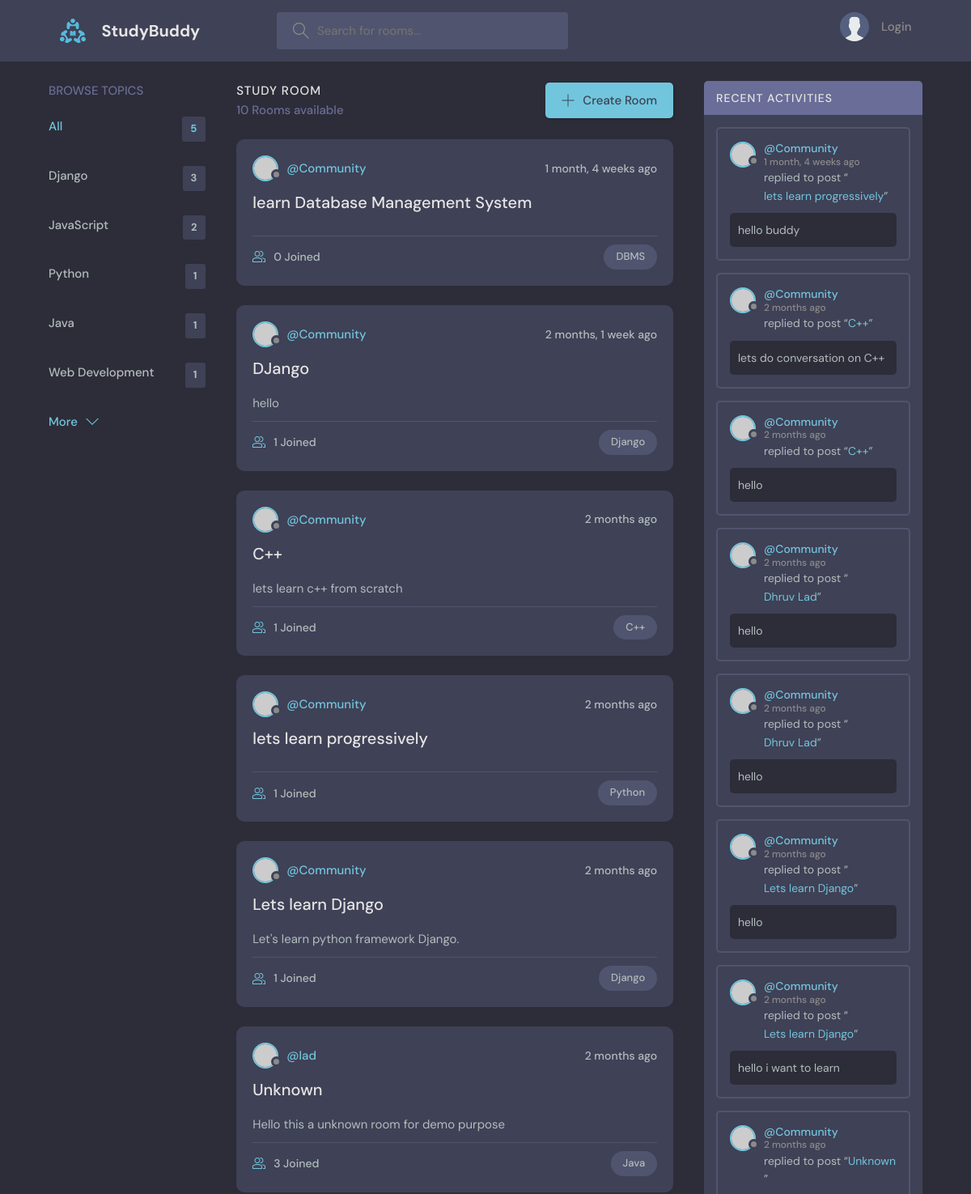
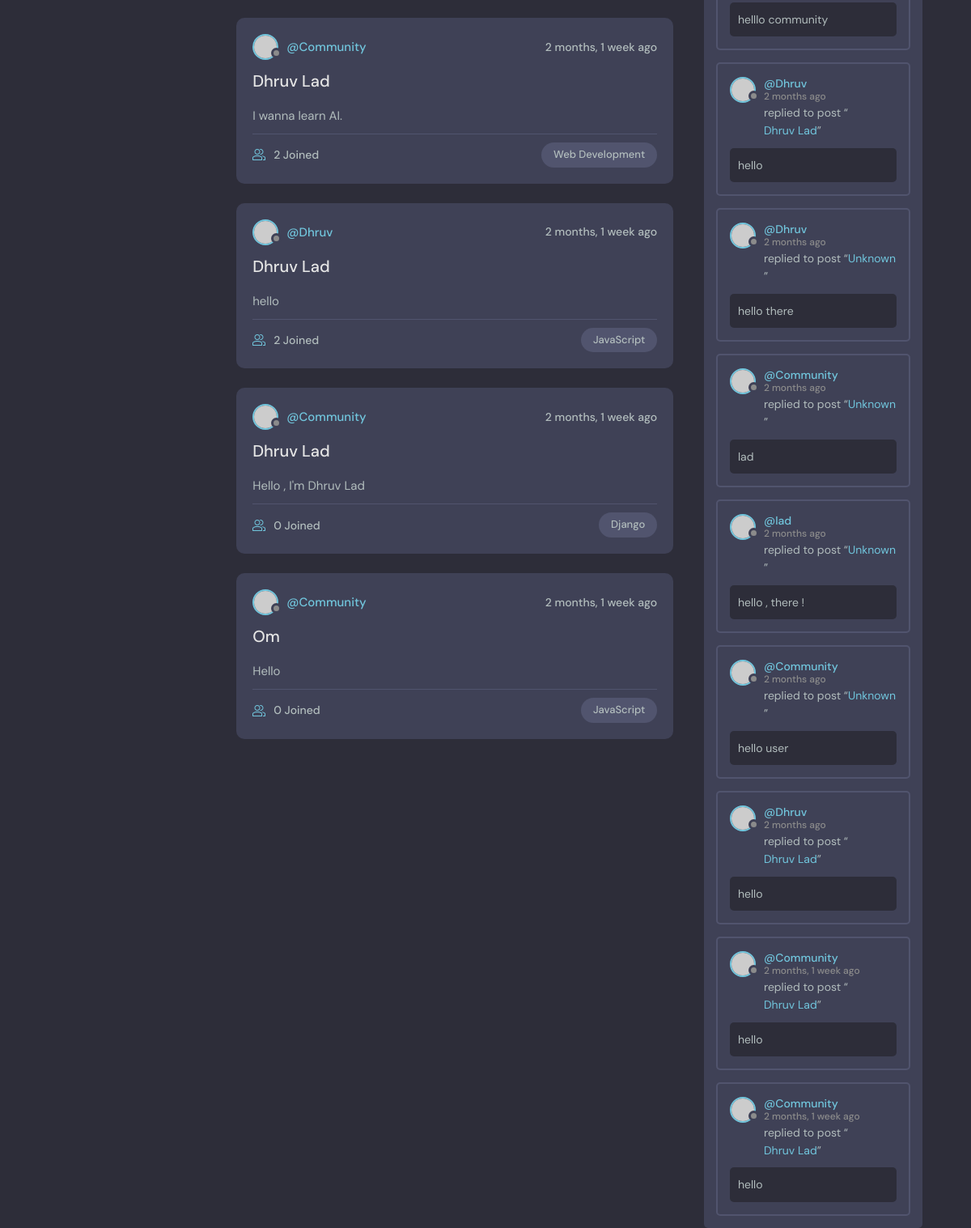
The page / on the database its author committed (2 pictures, top to bottom).
### CommunityApp/models.py (models this page shows, shortened)
class Topic(models.Model):
    name = models.CharField(max_length = 200)

class Room(models.Model):
    host = models.ForeignKey(User, on_delete=models.SET_NULL, null = True)
    topic = models.ForeignKey(Topic, on_delete=models.SET_NULL, null = True)
    name = models.CharField(max_length = 200)
    description = models.TextField(null = True, blank = True)
    participants = models.ManyToManyField(User, related_name= "participants", blank=True)
    updated = models.DateTimeField(auto_now = True)
    created  = models.DateTimeField(auto_now_add = True)
    class Meta:
        ordering = ['-updated', '-created']

class Message(models.Model):
    user = models.ForeignKey(User, on_delete=models.CASCADE)
    room = models.ForeignKey(Room, on_delete=models.CASCADE)
    body = models.TextField()
    updated = models.DateTimeField(auto_now = True)
    created  = models.DateTimeField(auto_now_add = True)
    class Meta:
        ordering = ['-updated', '-created']

### CommunityApp/views.py (the view)
# urls.py: 2. Add a URL to urlpatterns:  path('', views.home, name='home')
def home(request):
    q = request.GET.get('q') if request.GET.get('q') != None else ''
    rooms = Room.objects.filter(
        Q(topic__name__icontains=q) |
        Q(name__icontains=q) |
        Q(description__icontains=q)
    )
    topics = Topic.objects.all()[0:5]
    room_count = rooms.count()
    room_messages = Message.objects.filter(Q(room__name__icontains = q))
    context = {"rooms": rooms, 'topics': topics, 'room_count': room_count, 'room_messages': room_messages}
    return render(request, 'CommunityApp/home.html', context=context)

### CommunityApp/templates/CommunityApp/home.html (shortened to what this page needs)
{% extends 'main.html' %}
{% block content %}
<main class="layout layout--3">
  <div class="container">
    {% include 'CommunityApp/topic_component.html' %}
    <div class="roomList">
      <div class="roomList__header">
        <div>
          <h2>Study Room</h2>
          <p>{{room_count}} Rooms available</p>
        </div>
        <a class="btn btn--main" href="{% url 'create-room' %}">
          <svg
            version="1.1"
            xmlns="http://www.w3.org/2000/svg"
            width="32"
            height="32"
            viewBox="0 0 32 32"
          >
            <title>add</title>
            <path
              d="M16.943 0.943h-1.885v14.115h-14.115v1.885h14.115v14.115h1.885v-14.115h14.115v-1.885h-14.115v-14.115z"
            ></path>
          </svg>
          Create Room
        </a>
      </div>
      {% include 'CommunityApp/feed_component.html' %}
    </div>
    {% include 'CommunityApp/activity_component.html' %}
  </div>
</main>
{% endblock %}

### CommunityApp/templates/CommunityApp/topic_component.html
<div class="topics">
  <div class="topics__header">
    <h2>Browse Topics</h2>
  </div>
  <ul class="topics__list">
    <li>
      <a href="{% url 'home' %}" class="active">All <span>{{topics.count}}</span></a>
    </li>
    {% for topic in topics %}
    <li>
      <a href="{% url 'home' %}?q={{topic.name}}">{{topic.name}} <span>{{topic.room_set.all.count}}</span></a>
    </li>
    {% endfor %}
  </ul>
  <a class="btn btn--link" href="{% url 'topics' %}">
    More
    <svg
      version="1.1"
      xmlns="http://www.w3.org/2000/svg"
      width="32"
      height="32"
      viewBox="0 0 32 32"
    >
      <title>chevron-down</title>
      <path d="M16 21l-13-13h-3l16 16 16-16h-3l-13 13z"></path>
    </svg>
  </a>
</div>

### CommunityApp/templates/CommunityApp/feed_component.html (shortened to what this page needs)
{% for room in rooms %}
<div class="roomListRoom">
  <div class="roomListRoom__header">
    <a href="{% url 'user-profile' room.host.id %}" class="roomListRoom__author">
      <div class="avatar avatar--small">
        <img src="https://randomuser.me/api/portraits/women/11.jpg" />
      </div>
      <span>@{{room.host.username}}</span>
    </a>
    <div class="roomListRoom__actions">
      <span>{{room.created|timesince}} ago</span>
    </div>
  </div>
  <div class="roomListRoom__content">
    <a href="{% url 'room' room.id %}">{{room.name}}</a>
    <p>
      {{room.description}}
    </p>
  </div>
  <div class="roomListRoom__meta">
    <a href="{% url 'room' room.id %}" class="roomListRoom__joined">
      {{room.participants.all.count}} Joined
    </a>
    <p class="roomListRoom__topic">{{room.topic.name}}</p>
  </div>
</div>
{% endfor %}

### CommunityApp/templates/CommunityApp/activity_component.html (shortened to what this page needs)
<div class="activities">
  <div class="activities__header">
    <h2>Recent Activities</h2>
  </div>
  {% for message in room_messages %}
  <div class="activities__box">
    <div class="activities__boxHeader roomListRoom__header">
      <a href="{% url 'user-profile' message.user.id %}" class="roomListRoom__author">
        <div class="avatar avatar--small">
          <img src="https://randomuser.me/api/portraits/women/11.jpg" />
        </div>
        <p>
          @{{message.user}}
          <span>{{message.created|timesince}} ago</span>
        </p>
      </a>
    </div>
    <div class="activities__boxContent">
      <p>
        replied to post “<a href="{% url 'room' message.room.id %}">{{message.room.name}}</a
        >”
      </p>
      <div class="activities__boxRoomContent">
        {{message.body}}
      </div>
    </div>
  </div>
  {% endfor %}
</div>

### rows shown on the page
Topic: name "Django", room_set.all.count "3"
Topic: name "JavaScript", room_set.all.count "2"
Topic: name "Python", room_set.all.count "1"
Topic: name "Java", room_set.all.count "1"
Topic: name "Web Development", room_set.all.count "1"
Room: host.username "Community", created "1 month, 4 weeks", name "learn Database Management System", participants.all.count "0", topic.name "DBMS"
Room: host.username "Community", created "2 months, 1 week", name "DJango", description "hello", participants.all.count "1", topic.name "Django"
Room: host.username "Community", created "2 months", name "C++", description "lets learn c++ from scratch", participants.all.count "1", topic.name "C++"
Room: host.username "Community", created "2 months", name "lets learn progressively", participants.all.count "1", topic.name "Python"
Room: host.username "Community", created "2 months", name "Lets learn Django", description "Let's learn python framework Django.", participants.all.count "1", topic.name "Django"
Room: host.username "lad", created "2 months", name "Unknown", description "Hello this a unknown room for demo purpose", participants.all.count "3", topic.name "Java"
Room: host.username "Community", created "2 months, 1 week", name "Dhruv Lad", description "I wanna learn AI.", participants.all.count "2", topic.name "Web Development"
Room: host.username "Dhruv", created "2 months, 1 week", name "Dhruv Lad", description "hello", participants.all.count "2", topic.name "JavaScript"
Room: host.username "Community", created "2 months, 1 week", name "Dhruv Lad", description "Hello , I'm Dhruv Lad", participants.all.count "0", topic.name "Django"
Room: host.username "Community", created "2 months, 1 week", name "Om", description "Hello", participants.all.count "0", topic.name "JavaScript"
Message: user "Community", created "1 month, 4 weeks", room.name "lets learn progressively", body "hello buddy"
Message: user "Community", created "2 months", room.name "C++", body "lets do conversation on C++"
Message: user "Community", created "2 months", room.name "C++", body "hello"
Message: user "Community", created "2 months", room.name "Dhruv Lad", body "hello"
Message: user "Community", created "2 months", room.name "Dhruv Lad", body "hello"
Message: user "Community", created "2 months", room.name "Lets learn Django", body "hello"
Message: user "Community", created "2 months", room.name "Lets learn Django", body "hello i want to learn"
Message: user "Community", created "2 months", room.name "Unknown", body "helllo community"
Message: user "Dhruv", created "2 months", room.name "Dhruv Lad", body "hello"
Message: user "Dhruv", created "2 months", room.name "Unknown", body "hello there"
Message: user "Community", created "2 months", room.name "Unknown", body "lad"
Message: user "lad", created "2 months", room.name "Unknown", body "hello , there !"
Message: user "Community", created "2 months", room.name "Unknown", body "hello user"
Message: user "Dhruv", created "2 months", room.name "Dhruv Lad", body "hello"
Message: user "Community", created "2 months, 1 week", room.name "Dhruv Lad", body "hello"
Message: user "Community", created "2 months, 1 week", room.name "Dhruv Lad", body "hello"

### other values the page prints
{{ topics.count }} "5"
{{ room_count }} "10"
